Frame 1 (no input): blank canvas, image omitted
Frame 60 (the mouse pressed at the canvas centre just before this capture): blank canvas, image omitted
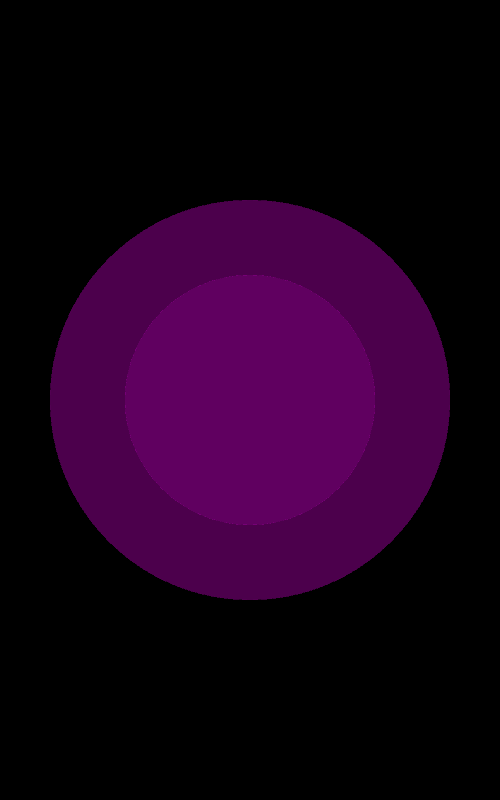
Frame 120 (the mouse held since frame 60 and released just before this capture)

The Processing sketch whose frames 1 and 60 were blank and that drew this single picture after the mouse press (run headless with seeded random() and noise(); from frame 60 on, the mouse is pressed at the canvas centre):

// Processing sketch: color_field
// ── color_field.pde
int i=1;
void setup(){
  size(500,800);
  background(0);
 frameRate(10);
}

void draw(){

  
  //1.Color Field
  
ellipseMode(CENTER);
noStroke();
fill(mouseX/500.0*255,0,mouseY/800.0*255,4);
ellipse(mouseX,mouseY,mouseY,mouseY);
ellipse(mouseX,mouseY,500-mouseX,500-mouseX);

}
